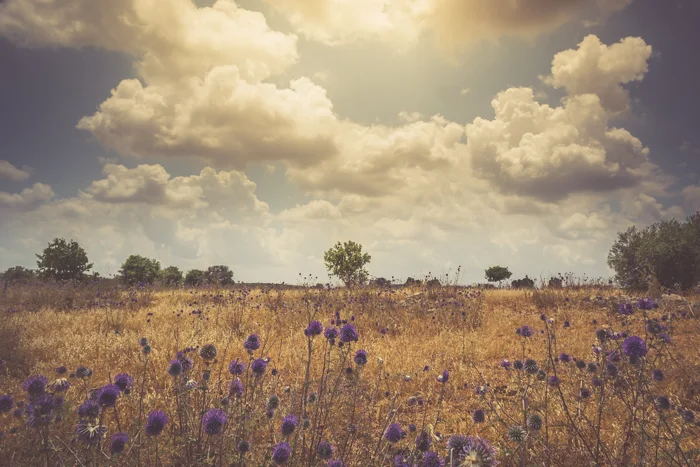
#> input picture Assets/generic/land_1.jpg, 700 x 467 px
$ jupyter execute Lab_3_Histogram_Eq.ipynb
#> lines starting #> are read from the running program, lines starting #| are printed output that depends on the picture
[cell 1]
import cv2
import numpy as np
import matplotlib.pyplot as plt
assets_dir = '../Assets/'

[cell 2]
def histogram_equalization(img_channel):
    h, w = img_channel.shape
    tot_pixels = h * w
    L = 256

    histogram = cv2.calcHist([img_channel], [0], None, [L], [0, L]).flatten()
    pdf = histogram / tot_pixels
    cdf = np.cumsum(pdf)
    equalized_channel = np.zeros_like(img_channel)
    equalized_channel = cv2.LUT(img_channel, np.floor(cdf * (L - 1)).astype(np.uint8))

    new_histogram = cv2.calcHist([equalized_channel], [0], None, [L], [0, L]).flatten()
    new_pdf = new_histogram / tot_pixels
    new_cdf = np.cumsum(new_pdf)

    return equalized_channel, histogram, pdf, cdf, new_histogram, new_pdf, new_cdf

# RGB Equalization

[cell 3]
img = cv2.imread(assets_dir + 'generic/land_1.jpg')
#> img is the input picture: shape (467, 700, 3); mean B, G, R 114.7, 136.5, 157.1
b, g, r = cv2.split(img)
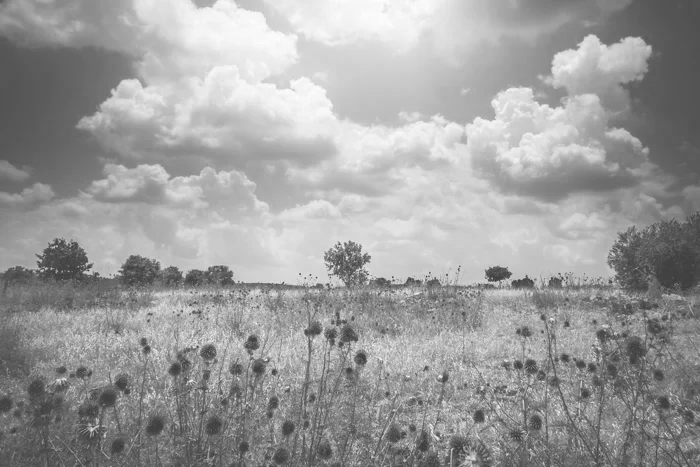
#> r: shape (467, 700); min 49, max 255, mean 157.1
b_eq, b_hist, b_pdf, b_cdf, b_new_hist, b_new_pdf, b_new_cdf = histogram_equalization(b)
#> in histogram_equalization, `histogram = cv2.calcHist([img_channel], [0], None, [L], [0, L]).flatte..`: histogram = 256 values, max 3479 at index 97, min 0 at index 0, mean 1277
#> in histogram_equalization, `pdf = histogram / tot_pixels`: pdf = 256 values, max 0.0106 at index 97, min 0 at index 0, mean 0.00391
#> in histogram_equalization, `cdf = np.cumsum(pdf)`: cdf = 256 values from 0 to 1
#> in histogram_equalization, `new_histogram = cv2.calcHist([equalized_channel], [0], None, [L], [0, ..`: new_histogram = 256 values, max 3479 at index 99, min 0 at index 8, mean 1277
#> in histogram_equalization, `new_pdf = new_histogram / tot_pixels`: new_pdf = 256 values, max 0.0106 at index 99, min 0 at index 8, mean 0.00391
#> in histogram_equalization, `new_cdf = np.cumsum(new_pdf)`: new_cdf = 256 values from 0.00313 to 1
#> b_hist has the same summary as histogram in histogram_equalization; b_pdf has the same summary as pdf in histogram_equalization; b_cdf = 256 values from 0 to 1; b_new_hist has the same summary as new_histogram in histogram_equalization; b_new_pdf has the same summary as new_pdf in histogram_equalization; b_new_cdf = 256 values from 0.00313 to 1
g_eq, g_hist, g_pdf, g_cdf, g_new_hist, g_new_pdf, g_new_cdf = histogram_equalization(g)
#> g_hist = 256 values, max 3237 at index 79, min 0 at index 0, mean 1277; g_pdf = 256 values, max 0.0099 at index 79, min 0 at index 0, mean 0.00391; g_cdf = 256 values from 0 to 1; g_new_hist = 256 values, max 3237 at index 31, min 0 at index 16, mean 1277; g_new_pdf = 256 values, max 0.0099 at index 31, min 0 at index 16, mean 0.00391; g_new_cdf = 256 values from 0.00316 to 1
r_eq, r_hist, r_pdf, r_cdf, r_new_hist, r_new_pdf, r_new_cdf = histogram_equalization(r)
#> in histogram_equalization (call 3), `histogram = cv2.calcHist([img_channel], [0], None, [L], [0, L]).flatte..`: histogram = 256 values, max 3031 at index 202, min 0 at index 0, mean 1277
#> in histogram_equalization (call 3), `pdf = histogram / tot_pixels`: pdf = 256 values, max 0.00927 at index 202, min 0 at index 0, mean 0.00391
#> in histogram_equalization (call 3), `equalized_channel = cv2.LUT(img_channel, np.floor(cdf * (L - 1)).astyp..`:
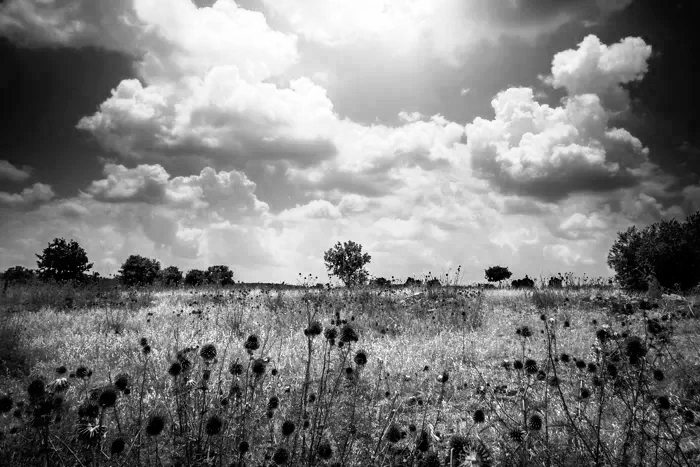
#> equalized_channel: shape (467, 700); min 0, max 254, mean 127.8
#> in histogram_equalization (call 3), `new_histogram = cv2.calcHist([equalized_channel], [0], None, [L], [0, ..`: new_histogram = 256 values, max 3031 at index 202, min 0 at index 10, mean 1277
#> in histogram_equalization (call 3), `new_pdf = new_histogram / tot_pixels`: new_pdf = 256 values, max 0.00927 at index 202, min 0 at index 10, mean 0.00391
#> in histogram_equalization (call 3), `new_cdf = np.cumsum(new_pdf)`: new_cdf = 256 values from 0.00372 to 1
#> r_hist has the same summary as histogram in histogram_equalization; r_pdf has the same summary as pdf in histogram_equalization; r_cdf = 256 values from 0 to 1; r_new_hist has the same summary as new_histogram in histogram_equalization; r_new_pdf has the same summary as new_pdf in histogram_equalization; r_new_cdf = 256 values from 0.00372 to 1
equalized_img = cv2.merge((b_eq, g_eq, r_eq))
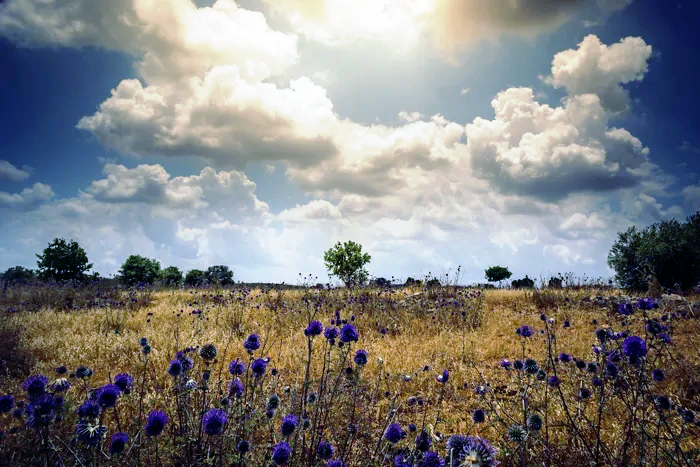
#> equalized_img: shape (467, 700, 3); mean B, G, R 128, 127.8, 127.8

[cell 4]
fig, axs = plt.subplots(4, 2, figsize=(12, 16))
axs[0, 0].imshow(cv2.cvtColor(img, cv2.COLOR_BGR2RGB))
axs[0, 0].set_title('Original Image')
axs[0, 0].axis('off')

axs[0, 1].imshow(cv2.cvtColor(equalized_img, cv2.COLOR_BGR2RGB))
axs[0, 1].set_title('Equalized Image')
axs[0, 1].axis('off')

axs[1, 0].plot(b_hist, color='blue', label='Hist(Before)')
axs[1, 0].plot(b_new_hist, color='cyan', label='Hist(After)')
axs[1, 0].set_title('Blue Channel Histogram')
axs[1, 0].legend()

axs[1, 1].plot(g_hist, color='green', label='Hist(Before)')
axs[1, 1].plot(g_new_hist, color='lime', label='Hist(After)')
axs[1, 1].set_title('Green Channel Histogram')
axs[1, 1].legend()

axs[2, 0].plot(r_hist, color='red', label='Hist(Before)')
axs[2, 0].plot(r_new_hist, color='orange', label='Hist(After)')
axs[2, 0].set_title('Red Channel Histogram')
axs[2, 0].legend()

axs[2, 1].plot(b_cdf, color='blue', label='CDF(Before)')
axs[2, 1].plot(b_new_cdf, color='cyan', label='CDF(After)')
axs[2, 1].set_title('Blue Channel CDF')
axs[2, 1].legend()

axs[3, 0].plot(g_cdf, color='green', label='CDF(Before)')
axs[3, 0].plot(g_new_cdf, color='lime', label='CDF(After)')
axs[3, 0].set_title('Green Channel CDF')
axs[3, 0].legend()

axs[3, 1].plot(r_cdf, color='red', label='CDF(Before)')
axs[3, 1].plot(r_new_cdf, color='orange', label='CDF(After)')
axs[3, 1].set_title('Red Channel CDF')
axs[3, 1].legend()

fig.tight_layout()
plt.show()
#> figure, not shown here; panel 3: curve peaks at x = 97, y = 3479; panel 3: curve peaks at x = 99, y = 3479; panel 4: curve peaks at x = 79, y = 3237; panel 4: curve peaks at x = 31, y = 3237

# HSV Equalization

[cell 5]
img2 = cv2.imread(assets_dir + 'generic/land_2.jpg')
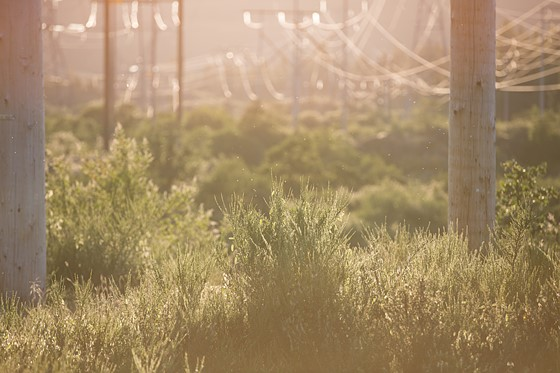
#> input picture Assets/generic/land_2.jpg, 560 x 373 px
#> img2 is the input picture: shape (373, 560, 3); mean B, G, R 104.5, 139.9, 164.5
hsv_img = cv2.cvtColor(img2, cv2.COLOR_BGR2HSV)
#> hsv_img: shape (373, 560, 3); mean H, S, V 17.2, 96.3, 164.5
h, s, v = cv2.split(hsv_img)
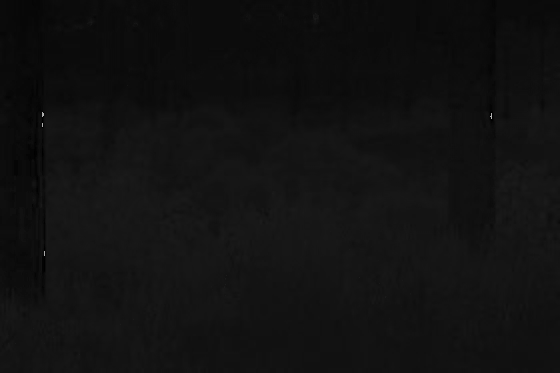
#> h: shape (373, 560); min 0, max 179, mean 17.2
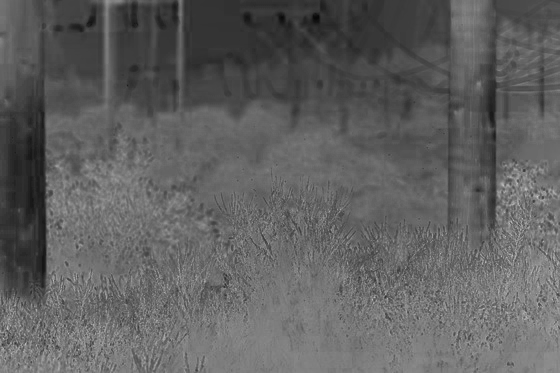
#> s: shape (373, 560); min 7, max 203, mean 96.3
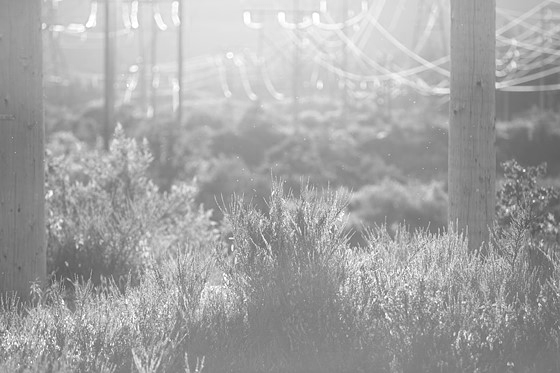
#> v: shape (373, 560); min 79, max 255, mean 164.5

v_eq, v_hist, v_pdf, v_cdf, v_new_hist, v_new_pdf, v_new_cdf = histogram_equalization(v)
#> in histogram_equalization (call 4), `histogram = cv2.calcHist([img_channel], [0], None, [L], [0, L]).flatte..`: histogram = 256 values, max 3348 at index 133, min 0 at index 0, mean 815.9
#> in histogram_equalization (call 4), `pdf = histogram / tot_pixels`: pdf = 256 values, max 0.016 at index 133, min 0 at index 0, mean 0.00391
#> in histogram_equalization (call 4), `equalized_channel = cv2.LUT(img_channel, np.floor(cdf * (L - 1)).astyp..`:
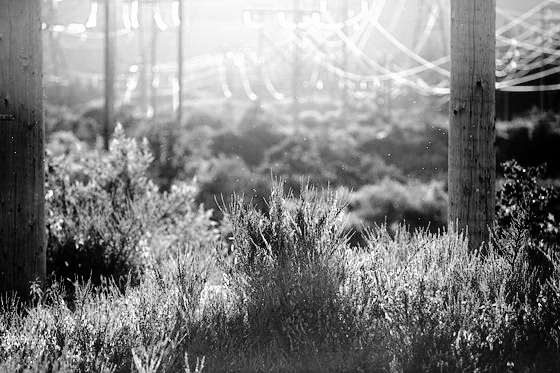
#> equalized_channel: shape (373, 560); min 0, max 255, mean 128.1
#> in histogram_equalization (call 4), `new_histogram = cv2.calcHist([equalized_channel], [0], None, [L], [0, ..`: new_histogram = 256 values, max 3348 at index 55, min 0 at index 14, mean 815.9
#> in histogram_equalization (call 4), `new_pdf = new_histogram / tot_pixels`: new_pdf = 256 values, max 0.016 at index 55, min 0 at index 14, mean 0.00391
#> in histogram_equalization (call 4), `new_cdf = np.cumsum(new_pdf)`: new_cdf = 256 values from 0.00354 to 1
#> v_hist has the same summary as histogram in histogram_equalization; v_pdf has the same summary as pdf in histogram_equalization; v_cdf = 256 values from 0 to 1; v_new_hist has the same summary as new_histogram in histogram_equalization; v_new_pdf has the same summary as new_pdf in histogram_equalization; v_new_cdf = 256 values from 0.00354 to 1
equalized_hsv = cv2.merge((h, s, v_eq))
#> equalized_hsv: shape (373, 560, 3); mean H, S, V 17.2, 96.3, 128.1
equalized_img_hsv = cv2.cvtColor(equalized_hsv, cv2.COLOR_HSV2BGR)
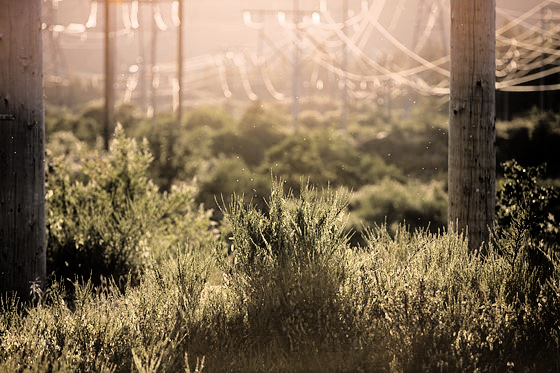
#> equalized_img_hsv: shape (373, 560, 3); mean B, G, R 83.5, 109.1, 128.1

[cell 6]
fig, axes = plt.subplots(4, 2, figsize=(12, 16))

axes[0, 0].imshow(cv2.cvtColor(img2, cv2.COLOR_BGR2RGB))
axes[0, 0].set_title("Original Image")
axes[0, 0].axis('off')

axes[0, 1].imshow(cv2.cvtColor(equalized_img_hsv, cv2.COLOR_BGR2RGB))
axes[0, 1].set_title("V Channel Equalized Image")
axes[0, 1].axis('off')

axes[1, 0].imshow(h, cmap='hsv')
axes[1, 0].set_title("Hue Channel")
axes[1, 0].axis('off')

axes[1, 1].imshow(s, cmap='hsv')
axes[1, 1].set_title("Saturation Channel")
axes[1, 1].axis('off')

axes[2, 0].imshow(v, cmap='gray')
axes[2, 0].set_title("Value Channel (Original)")
axes[2, 0].axis('off')

axes[2, 1].imshow(v_eq, cmap='gray')
axes[2, 1].set_title("Value Channel (Equalized)")
axes[2, 1].axis('off')

axes[3, 0].plot(v_hist, color='blue', label='Original Histogram')
axes[3, 0].plot(v_new_hist, color='red', label='Equalized Histogram')
axes[3, 0].set_title("Histograms of Value Channel")
axes[3, 0].set_xlabel("Pixel Intensity")
axes[3, 0].set_ylabel("Frequency")
axes[3, 0].legend()

axes[3, 1].plot(v_cdf, color='blue', label='Original CDF')
axes[3, 1].plot(v_new_cdf, color='red', label='Equalized CDF')
axes[3, 1].set_title("CDFs of Value Channel")
axes[3, 1].set_xlabel("Pixel Intensity")
axes[3, 1].set_ylabel("Cumulative Frequency")
axes[3, 1].legend()

plt.tight_layout()
plt.show()
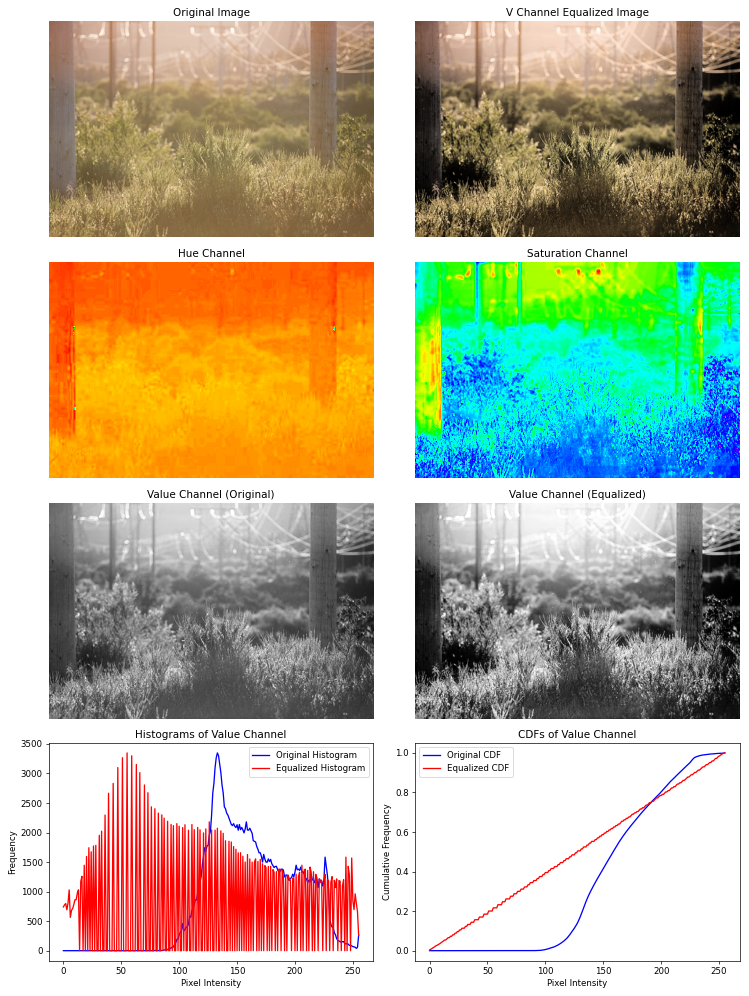
#> figure drawn by matplotlib, 8 panels; panel 7: curve peaks at x = 133, y = 3348; panel 7: curve peaks at x = 55, y = 3348; panel 8: curve peaks at x = 255, y = 1; panel 8: curve peaks at x = 255, y = 1
